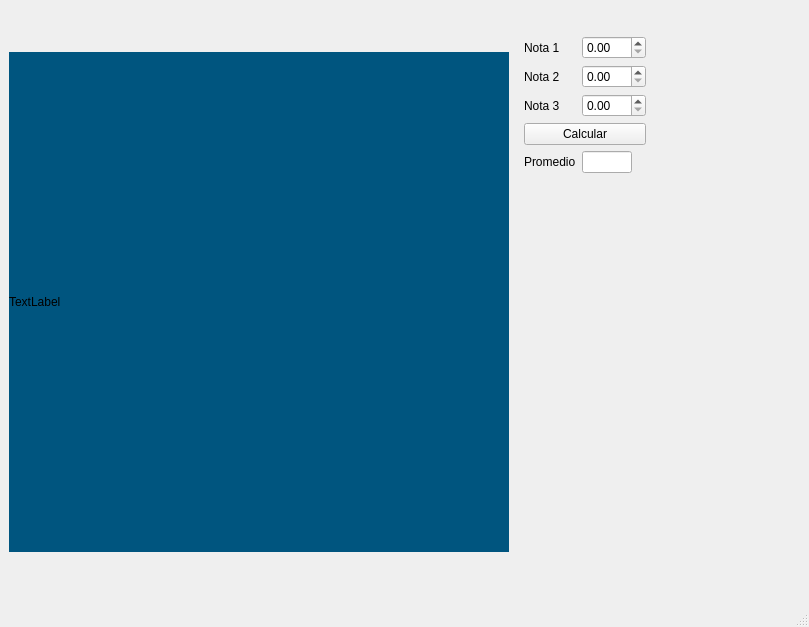
<?xml version="1.0" encoding="UTF-8"?>
<ui version="4.0">
 <class>Principal</class>
 <widget class="QMainWindow" name="Principal">
  <property name="geometry">
   <rect>
    <x>0</x>
    <y>0</y>
    <width>809</width>
    <height>627</height>
   </rect>
  </property>
  <property name="windowTitle">
   <string>Principal</string>
  </property>
  <widget class="QWidget" name="centralwidget">
   <layout class="QFormLayout" name="formLayout_2">
    <item row="0" column="0">
     <layout class="QHBoxLayout" name="horizontalLayout">
      <item>
       <widget class="QLabel" name="lblLienzo">
        <property name="minimumSize">
         <size>
          <width>500</width>
          <height>500</height>
         </size>
        </property>
        <property name="maximumSize">
         <size>
          <width>500</width>
          <height>500</height>
         </size>
        </property>
        <property name="styleSheet">
         <string notr="true">background-color: rgb(0, 85, 127);</string>
        </property>
        <property name="text">
         <string>TextLabel</string>
        </property>
       </widget>
      </item>
      <item>
       <widget class="QWidget" name="widget" native="true">
        <property name="maximumSize">
         <size>
          <width>200</width>
          <height>550</height>
         </size>
        </property>
        <layout class="QFormLayout" name="formLayout">
         <item row="0" column="0">
          <widget class="QLabel" name="label">
           <property name="text">
            <string>Nota 1</string>
           </property>
          </widget>
         </item>
         <item row="0" column="1">
          <widget class="QDoubleSpinBox" name="inNota1">
           <property name="maximumSize">
            <size>
             <width>100</width>
             <height>50</height>
            </size>
           </property>
           <property name="maximum">
            <double>400.000000000000000</double>
           </property>
          </widget>
         </item>
         <item row="1" column="0">
          <widget class="QLabel" name="label_3">
           <property name="text">
            <string>Nota 2</string>
           </property>
          </widget>
         </item>
         <item row="1" column="1">
          <widget class="QDoubleSpinBox" name="inNota2">
           <property name="maximumSize">
            <size>
             <width>100</width>
             <height>16777215</height>
            </size>
           </property>
           <property name="maximum">
            <double>400.000000000000000</double>
           </property>
          </widget>
         </item>
         <item row="2" column="0">
          <widget class="QLabel" name="label_2">
           <property name="text">
            <string>Nota 3</string>
           </property>
          </widget>
         </item>
         <item row="2" column="1">
          <widget class="QDoubleSpinBox" name="inNota3">
           <property name="maximumSize">
            <size>
             <width>100</width>
             <height>16777215</height>
            </size>
           </property>
           <property name="maximum">
            <double>400.000000000000000</double>
           </property>
          </widget>
         </item>
         <item row="4" column="0">
          <widget class="QLabel" name="label_4">
           <property name="text">
            <string>Promedio</string>
           </property>
          </widget>
         </item>
         <item row="4" column="1">
          <widget class="QLineEdit" name="outPromedio">
           <property name="enabled">
            <bool>true</bool>
           </property>
           <property name="maximumSize">
            <size>
             <width>50</width>
             <height>16777215</height>
            </size>
           </property>
           <property name="readOnly">
            <bool>true</bool>
           </property>
          </widget>
         </item>
         <item row="7" column="1">
          <spacer name="verticalSpacer">
           <property name="orientation">
            <enum>Qt::Vertical</enum>
           </property>
           <property name="sizeHint" stdset="0">
            <size>
             <width>20</width>
             <height>200</height>
            </size>
           </property>
          </spacer>
         </item>
         <item row="3" column="0" colspan="2">
          <widget class="QPushButton" name="cmdCacular">
           <property name="text">
            <string>Calcular</string>
           </property>
          </widget>
         </item>
        </layout>
       </widget>
      </item>
     </layout>
    </item>
   </layout>
  </widget>
  <widget class="QMenuBar" name="menubar">
   <property name="geometry">
    <rect>
     <x>0</x>
     <y>0</y>
     <width>809</width>
     <height>25</height>
    </rect>
   </property>
  </widget>
  <widget class="QStatusBar" name="statusbar"/>
 </widget>
 <resources/>
 <connections/>
</ui>
